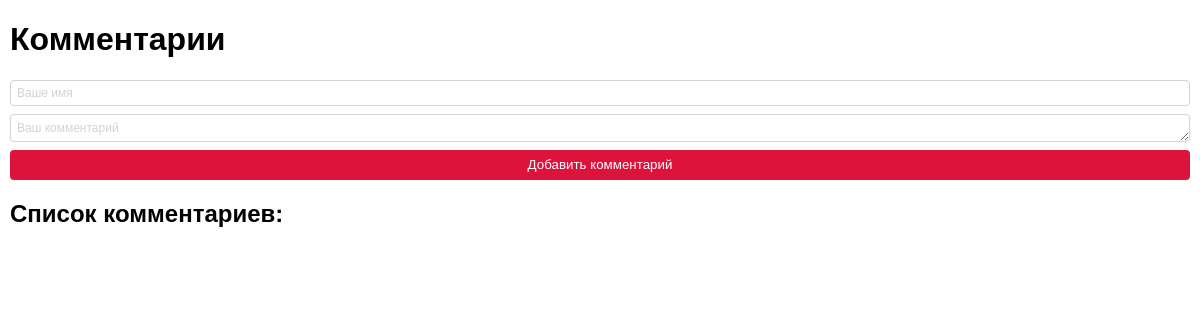
Before: / with the older database file.
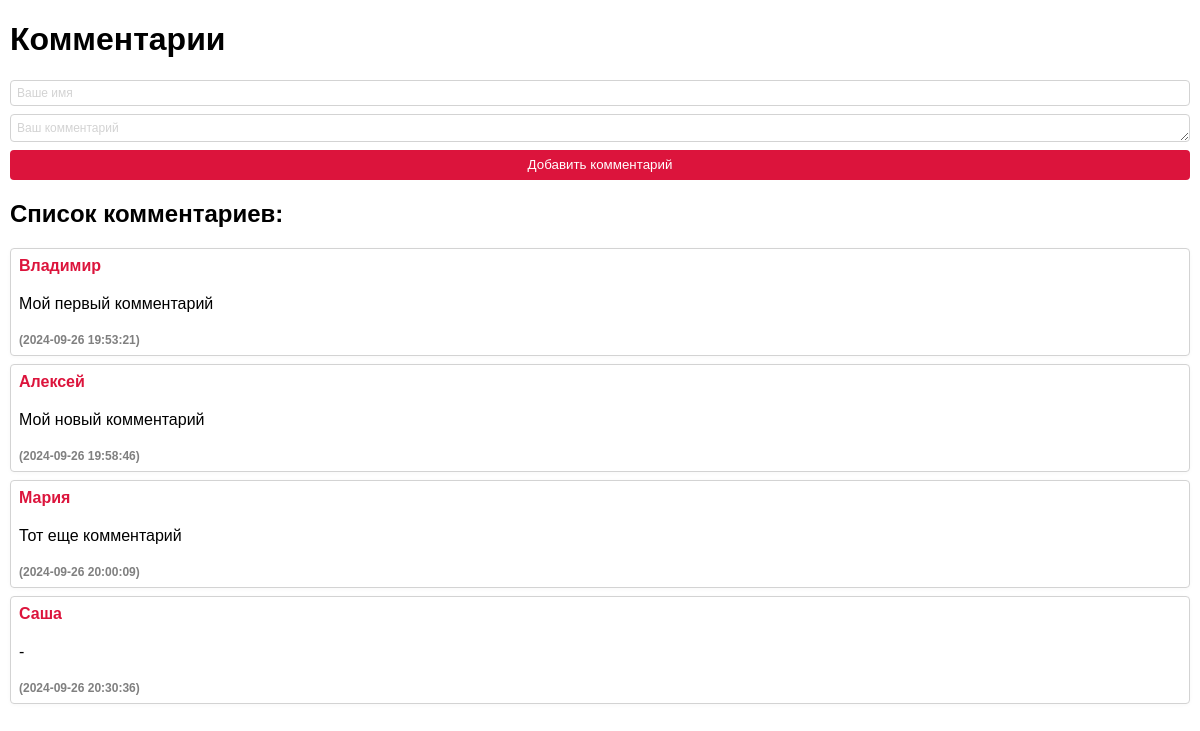
After: the same page with the newer database file.
### tables this page shows
CREATE TABLE `comments` (
  `id` int(11) NOT NULL,
  `user_name` text NOT NULL,
  `comment_text` varchar(200) NOT NULL,
  `created_at` timestamp NOT NULL DEFAULT current_timestamp() ON UPDATE current_timestamp()
);

### index.php (called while the page is built)
<?php
require_once 'config/connect.php';
require_once 'controllers/comment.php';
$controller = new CommentController($pdo);
$controller->addComment();
$comments = $controller->getComments();
include 'views/comments.php';

### controllers/comment.php (called while the page is built, shortened)
<?php
require_once 'config/connect.php';
require_once 'models/comment.php';
class CommentController
{
    private $commentModel;
    public function __construct($pdo)
    {
        $this->commentModel = new CommentModel($pdo);
    }
    public function getComments()
    {
        return $this->commentModel->getComments();
    }
}

### models/comment.php (called while the page is built, shortened)
<?php
class CommentModel
{
    private $pdo;
    public function __construct($pdo) {
        $this->pdo = $pdo;
    }
    public function getComments() {
        $stmt = $this->pdo->query("SELECT * FROM comments ORDER BY created_at ASC");
        return $stmt->fetchAll(PDO::FETCH_ASSOC);
    }
}

### views/comments.php (the view, shortened to what this page needs)
<!DOCTYPE html>
<html lang="ru">
<head>
    <link rel="stylesheet" href="css/styles.css">
</head>
<body class="content">
    <h1>Комментарии</h1>
    <form method="post" action="" class="form">
            <input type="text" class="form-control" name="user_name" placeholder="Ваше имя" required>
            <textarea name="comment_text" class="form-control" placeholder="Ваш комментарий" required></textarea>
        <button type="submit" class="btn">Добавить комментарий</button>
    </form>
    <h2>Список комментариев:</h2>
<div class="comments-list">
    <?php foreach ($comments as $comment): ?>
        <div class="card">
            <div class="card-body">
                <div class="card-title"><?php echo htmlspecialchars($comment['user_name']); ?></div>
                <p class="card-text"><?php echo htmlspecialchars($comment['comment_text']); ?></p>
                <div class="card-caption">(<?php echo $comment['created_at']; ?>)</div>
            </div>
        </div>
    <?php endforeach; ?>
    </div>
</body>
</html>

### css/styles.css (style rules this page uses)
* { font-family: Arial, Helvetica, sans-serif; }
.content { margin: 10px; }
.form { display: flex; flex-direction: column; gap: 8px }
.form-control { height: 22px; border: 1px solid lightgrey; border-radius: 4px; }
.form-control::placeholder { font-size: 12px; padding: 4px; color: lightgrey; }
.btn { height: 30px; background-color: #dc143c; color: #fff; border: 0; border-radius: 4px; }
.comments-list { display: flex; flex-direction: column; gap: 8px }
.card { padding: 8px; border: 1px solid lightgrey; border-radius: 4px; box-shadow: 0 1px 4px rgb(248, 248, 248); }
.card-body { display: flex; flex-direction: column; gap: 4px }
.card-title { font-size: 16px; font-weight: 600; color: #dc143c; }
.card-caption { font-size: 12px; font-weight: 600; color: gray; }

Changed rows visible on the page:
added comments: user_name "Владимир", comment_text "Мой первый комментарий", created_at "2024-09-26 19:53:21"
added comments: user_name "Алексей", comment_text "Мой новый комментарий", created_at "2024-09-26 19:58:46"
added comments: user_name "Мария", comment_text "Тот еще комментарий", created_at "2024-09-26 20:00:09"
added comments: user_name "Саша", comment_text "-", created_at "2024-09-26 20:30:36"
